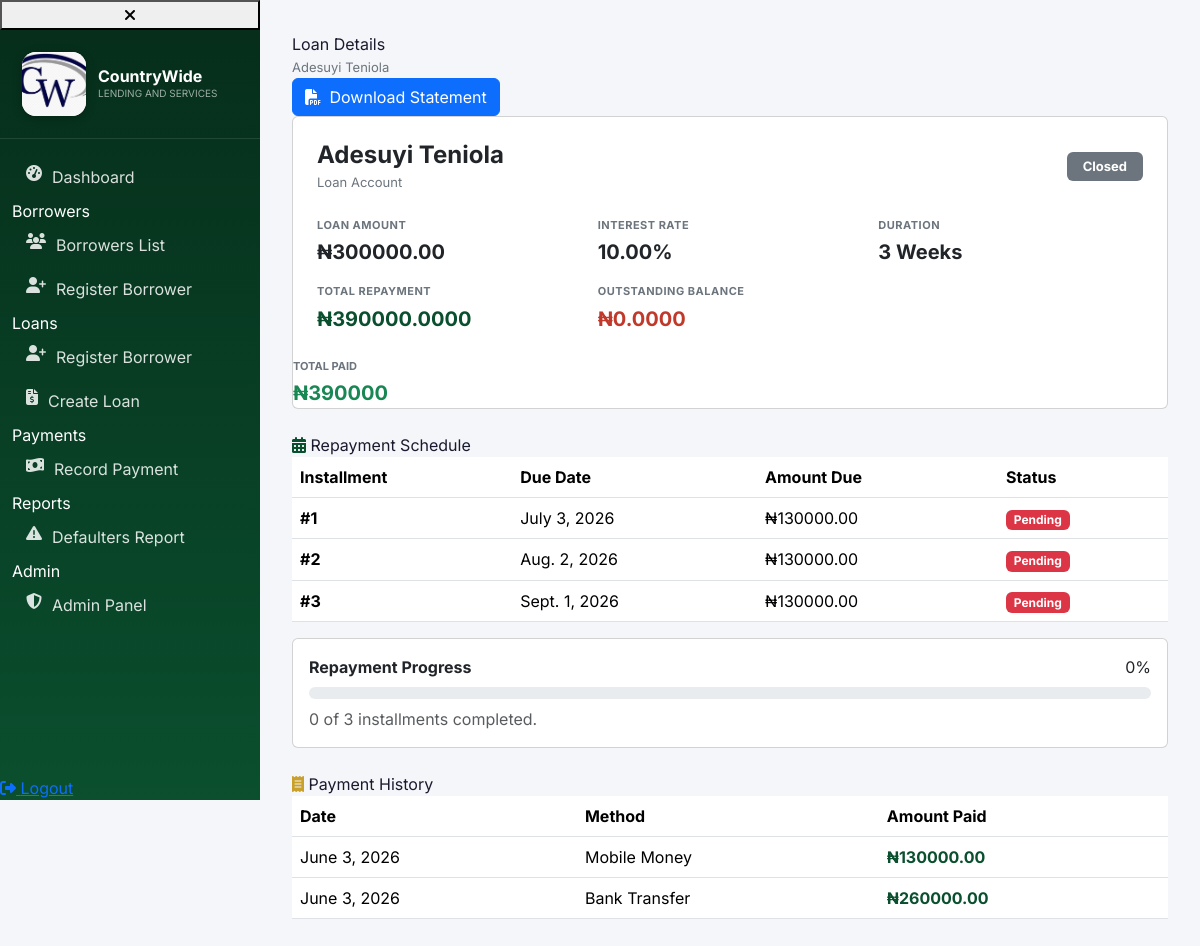
Screenshot of /loan/3/ (signed in) with the database file from the repository.
### borrowers/models.py (models this page shows, shortened)
class Loan(models.Model):
    borrower = models.ForeignKey(
        'Borrower',
        on_delete=models.CASCADE,
        related_name='loans'
    )
    loan_amount = models.DecimalField(
        max_digits=12,
        decimal_places=2
    )
    interest_rate = models.DecimalField(
        max_digits=5,
        decimal_places=2
    )
    duration_weeks = models.PositiveIntegerField()
    start_date = models.DateField(
        auto_now_add=True
    )
    STATUS_CHOICES = [
        ('pending', 'Pending'),
        ('approved', 'Approved'),
        ('rejected', 'Rejected'),
        ('disbursed', 'Disbursed'),
        ('active', 'Active'),
        ('closed', 'Closed'),
    ]
    status = models.CharField(
        max_length=10,
        choices=STATUS_CHOICES,
        default='pending'
    )
    class Meta:
        ordering = ['-start_date']
    def total_repayment(self):
        interest = (
            self.loan_amount *
            self.interest_rate *
            self.duration_weeks
        ) / Decimal('100')
        return self.loan_amount + interest
    def total_paid(self):
        total = self.payments.aggregate(
            total=models.Sum('amount_paid')
        )['total']
        return total or Decimal('0.00')
    def balance(self):
        return self.total_repayment() - self.total_paid()

class Borrower(models.Model):
    first_name = models.CharField(max_length=50)
    last_name = models.CharField(max_length=50)
    gender = models.CharField(max_length=10)
    phone = models.CharField(max_length=20)
    email = models.EmailField()
    address = models.TextField()
    city = models.CharField(max_length=50)
    state = models.CharField(max_length=50)
    occupation = models.CharField(max_length=100)
    next_of_kin_name = models.CharField(max_length=100)
    next_of_kin_phone = models.CharField(max_length=20)
    nin = models.CharField(max_length=50)
    bvn = models.CharField(max_length=50)
    bank_name = models.CharField(max_length=100)
    account_number = models.CharField(max_length=20)
    guarantor_name = models.CharField(max_length=100)
    guarantor_address = models.TextField()
    guarantor_phone = models.CharField(max_length=20)
    guarantor_occupation = models.CharField(max_length=100)
    borrower_photo = models.ImageField(upload_to='borrowers/')
    guarantor_photo = models.ImageField(upload_to='guarantors/')
    created_at = models.DateTimeField(auto_now_add=True)

class RepaymentSchedule(models.Model):
    loan = models.ForeignKey(
        Loan,
        on_delete=models.CASCADE,
        related_name='schedules'
    )
    installment_number = models.IntegerField()
    due_date = models.DateField()
    amount_due = models.DecimalField(
        max_digits=12,
        decimal_places=2
    )
    amount_paid = models.DecimalField(
        max_digits=12,
        decimal_places=2,
        default=0
    )
    STATUS_CHOICES = [
        ('pending', 'Pending'),
        ('paid', 'Paid'),
    ]
    status = models.CharField(
        max_length=10,
        choices=STATUS_CHOICES,
        default='pending'
    )

class Payment(models.Model):
    loan = models.ForeignKey(
        Loan,
        on_delete=models.CASCADE,
        related_name='payments'
    )
    amount_paid = models.DecimalField(
        max_digits=12,
        decimal_places=2
    )
    payment_date = models.DateField(
        auto_now_add=True
    )
    PAYMENT_METHOD = [
        ('cash', 'Cash'),
        ('transfer', 'Bank Transfer'),
        ('mobile', 'Mobile Money'),
    ]
    method = models.CharField(
        max_length=20,
        choices=PAYMENT_METHOD,
        default='cash'
    )

### borrowers/views.py (the view)
@login_required
def loan_detail(request, loan_id):
    loan = get_object_or_404(
        Loan.objects.select_related("borrower"),
        id=loan_id
    )
    schedules = (
        RepaymentSchedule.objects
        .filter(loan=loan)
        .order_by("installment_number")
    )
    payments = (
        Payment.objects
        .filter(loan=loan)
        .order_by("-payment_date")
    )
    total_paid = loan.total_paid()
    total_repayment = loan.total_repayment()
    balance = loan.balance()
    total_installments = schedules.count()
    paid_installments = schedules.filter(status="paid").count()
    progress = 0
    if total_installments > 0:
        progress = round(
            (paid_installments / total_installments) * 100
        )
    context = {
        "loan": loan,
        "schedules": schedules,
        "payments": payments,
        "total_paid": total_paid,
        "total_repayment": total_repayment,
        "balance": balance,
        "total_installments": total_installments,
        "paid_installments": paid_installments,
        "progress": progress,
    }
    return render(
        request,
        "borrowers/loan_detail.html",
        context,
    )

### borrowers/templatetags/roles.py (called while the page is built)
@register.filter
def is_manager(user):
    return user.is_superuser or user.groups.filter(name='Manager').exists()

@register.filter
def is_cashier(user):
    return user.groups.filter(name='Cashier').exists()

@register.filter
def is_loan_officer(user):
    return user.groups.filter(name='Loan Officer').exists()

@register.filter
def is_auditor(user):
    return user.groups.filter(name='Auditor').exists()

### borrowers/templates/borrowers/loan_detail.html (shortened to what this page needs)
{% extends 'borrowers/base.html' %}
{% block content %}
<div class="container-fluid px-0">
    <div class="topbar">
        <div>
            <div class="page-title">Loan Details</div>
            <div style="font-size:13px; color:var(--text-muted); margin-top:2px;">
                {{ loan.borrower.first_name }} {{ loan.borrower.last_name }}
            </div>
        </div>
        <a href="{% url 'loan_pdf' loan.id %}" class="btn btn-primary">
            <i class="fa-solid fa-file-pdf me-1"></i> Download Statement
        </a>
    </div>
    <div class="card mb-4">
        <div class="card-body p-4">
            <div class="row align-items-center mb-4">
                <div class="col">
                    <h4 style="font-weight:700; margin:0;">
                        {{ loan.borrower.first_name }} {{ loan.borrower.last_name }}
                    </h4>
                    <div style="font-size:13px; color:var(--text-muted); margin-top:4px;">Loan Account</div>
                </div>
                <div class="col-auto">
                    {% if loan.status == 'active' %}
                        <span class="badge bg-success" style="font-size:13px; padding:8px 16px;">Active</span>
                    {% elif loan.status == 'closed' %}
                        <span class="badge bg-secondary" style="font-size:13px; padding:8px 16px;">Closed</span>
                    {% else %}
                        <span class="badge bg-warning text-dark" style="font-size:13px; padding:8px 16px;">{{ loan.status }}</span>
                    {% endif %}
                </div>
            </div>
            <div class="row g-3">
                <div class="col-md-4 col-6">
                    <div style="font-size:11px; font-weight:700; text-transform:uppercase; letter-spacing:0.5px; color:var(--text-muted); margin-bottom:4px;">Loan Amount</div>
                    <div style="font-size:20px; font-weight:700;">₦{{ loan.loan_amount }}</div>
                </div>
                <div class="col-md-4 col-6">
                    <div style="font-size:11px; font-weight:700; text-transform:uppercase; letter-spacing:0.5px; color:var(--text-muted); margin-bottom:4px;">Interest Rate</div>
                    <div style="font-size:20px; font-weight:700;">{{ loan.interest_rate }}%</div>
                </div>
                <div class="col-md-4 col-6">
                    <div style="font-size:11px; font-weight:700; text-transform:uppercase; letter-spacing:0.5px; color:var(--text-muted); margin-bottom:4px;">Duration</div>
                    <div style="font-size:20px; font-weight:700;">{{ loan.duration_weeks }} Weeks</div>
                </div>
                <div class="col-md-4 col-6">
                    <div style="font-size:11px; font-weight:700; text-transform:uppercase; letter-spacing:0.5px; color:var(--text-muted); margin-bottom:4px;">Total Repayment</div>
                    <div style="font-size:20px; font-weight:700; color:var(--primary);">₦{{ total_repayment }}</div>
                </div>
                <div class="col-md-4 col-6">
                    <div style="font-size:11px; font-weight:700; text-transform:uppercase; letter-spacing:0.5px; color:var(--text-muted); margin-bottom:4px;">Outstanding Balance</div>
                    <div style="font-size:20px; font-weight:700; color:var(--danger);">₦{{ balance }}</div>
                </div>
            </div>
        </div>
        <div class="col-md-4 col-6">
            <div style="font-size:11px;font-weight:700;text-transform:uppercase;color:var(--text-muted);margin-bottom:4px;">
                Total Paid
            </div>
            <div style="font-size:20px;font-weight:700;color:#198754;">
                ₦{{ total_paid }}
            </div>
        </div>
    </div>
    <div class="section-heading">
        <i class="fa-solid fa-calendar-days" style="color:var(--primary);"></i>
        Repayment Schedule
    </div>
    <div class="table-card mb-4">
        <div class="table-responsive">
            <table class="table">
                <thead>
                    <tr>
                        <th>Installment</th>
                        <th>Due Date</th>
                        <th>Amount Due</th>
                        <th>Status</th>
                    </tr>
                </thead>
                <tbody>
                    {% for schedule in schedules %}
                    <tr>
                        <td><strong>#{{ schedule.installment_number }}</strong></td>
                        <td>{{ schedule.due_date }}</td>
                        <td>₦{{ schedule.amount_due }}</td>
                        <td>
                            {% if schedule.status == 'paid' %}
                                <span class="badge bg-success">Paid</span>
                            {% else %}
                                <span class="badge bg-danger">Pending</span>
                            {% endif %}
                        </td>
                    </tr>
                    {% empty %}
                    <tr>
                        <td colspan="4" class="text-center text-muted py-4">No repayment schedule found.</td>
                    </tr>
                    {% endfor %}
                </tbody>
            </table>
        </div>
        <div class="card mb-4">
            <div class="card-body">
                <div class="d-flex justify-content-between mb-2">
                    <strong>Repayment Progress</strong>
                    <span>{{ progress }}%</span>
                </div>
                <div class="progress" style="height:12px;">
                </div>
                <div class="mt-2 text-muted">
                    {{ paid_installments }} of {{ total_installments }}
                    installments completed.
                </div>
            </div>
        </div>
    </div>
    <div class="section-heading">
        <i class="fa-solid fa-receipt" style="color:var(--accent);"></i>
        Payment History
    </div>
    <div class="table-card">
        <div class="table-responsive">
            <table class="table">
                <thead>
                    <tr>
                        <th>Date</th>
                        <th>Method</th>
                        <th>Amount Paid</th>
                    </tr>
                </thead>
                <tbody>
                    {% for payment in payments %}
                    <tr>
                        <td>{{ payment.payment_date }}</td>
                        <td>{{ payment.get_method_display }}</td>
                        <td>
                            <strong style="color:var(--primary);">
                                ₦{{ payment.amount_paid }}
                            </strong>
                        </td>
                    </tr>
                    {% empty %}
                    <tr>
                        <td colspan="3" class="text-center text-muted py-4">
                            No payments recorded.
                        </td>
                    </tr>
                    {% endfor %}
                </tbody>
            </table>
        </div>
    </div>
</div>
{% endblock %}

### borrowers/templates/borrowers/base.html (style rules this page uses)
:root { --primary: #0a4f2e; --primary-light: #0e6b3e; --primary-dark: #062d1a; --accent: #c9a02a; --accent-light: #f0c93a; --danger: #c0392b; --sidebar-width: 260px; --bg: #f4f6f9; --card-bg: #ffffff; --text: #1a1a2e; --text-muted: #6c757d; --border: #e2e8f0; --shadow: 0 2px 12px rgba(0,0,0,0.08); --shadow-md: 0 4px 20px rgba(0,0,0,0.12); --radius: 12px; --radius-sm: 8px; --topbar-h: 56px; }
* { box-sizing: border-box; }
body { margin: 0; font-family: 'Inter', Arial, sans-serif; background: var(--bg); color: var(--text); display: flex; min-height: 100vh; }

### rows the page displays
Loan: borrower.first_name "Adesuyi", borrower.last_name "Teniola", loan_amount "300000.00", interest_rate "10.00", duration_weeks "3"
RepaymentSchedule: installment_number "1", due_date "July 3, 2026", amount_due "130000.00", status "Pending"
RepaymentSchedule: installment_number "2", due_date "Aug. 2, 2026", amount_due "130000.00", status "Pending"
RepaymentSchedule: installment_number "3", due_date "Sept. 1, 2026", amount_due "130000.00", status "Pending"
Payment: payment_date "June 3, 2026", method "Mobile Money", amount_paid "130000.00"
Payment: payment_date "June 3, 2026", method "Bank Transfer", amount_paid "260000.00"

### other values shown
{{ total_repayment }} "390000.0000"
{{ balance }} "0.0000"
{{ total_paid }} "390000"
{{ progress }} "0"
{{ paid_installments }} "0"
{{ total_installments }} "3"
